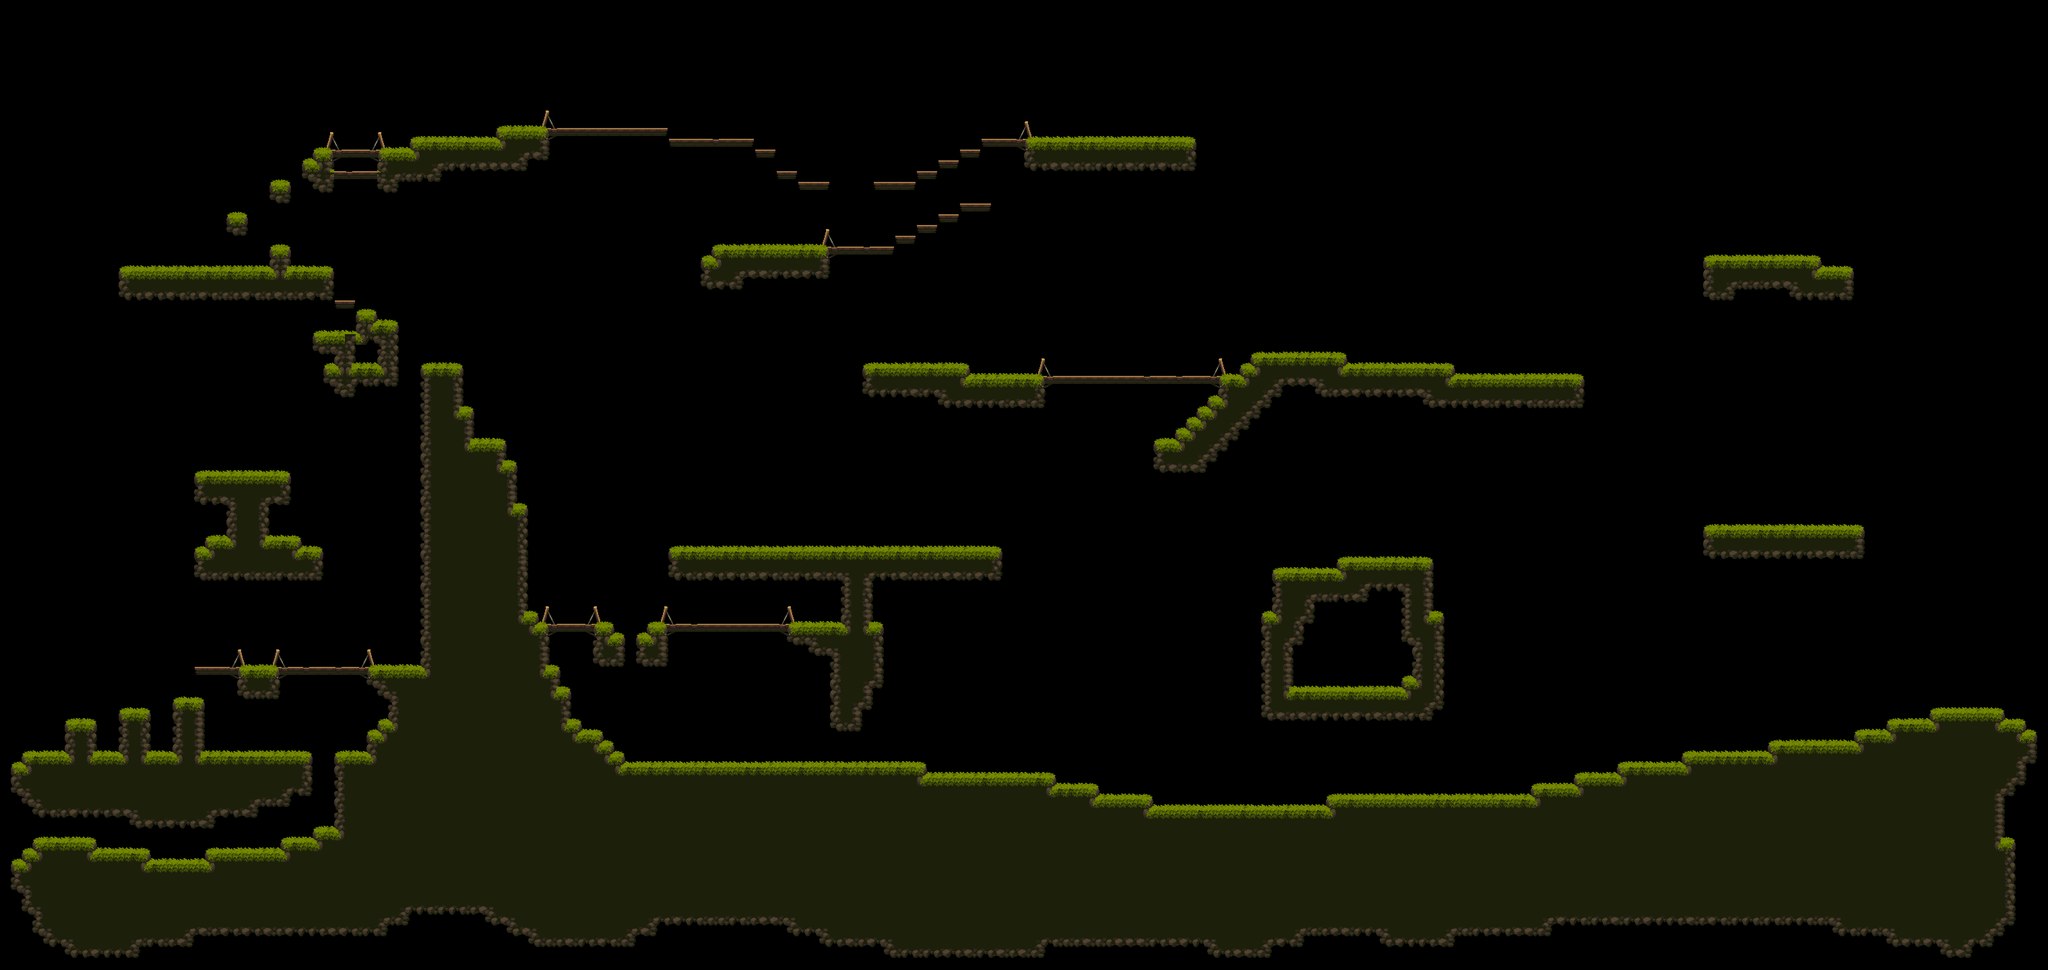

This is a level from a 2D game, rendered from its Tiled map with the project's own tilesets. A one-line summary and the map file follow, with tile-layer data summarised:
An orthogonal 190x90 tile map with 32x32 px tiles, 1 tile layer (terrain), 1 hidden layer not drawn.

<map version="1.9" tiledversion="1.9.2" orientation="orthogonal" renderorder="right-down" width="190" height="90" tilewidth="32" tileheight="32" infinite="0" nextlayerid="45" nextobjectid="1">
 <editorsettings>
  <chunksize width="32" height="32" />
 </editorsettings>
 <tileset firstgid="1" source="Tileset32.tsx" />
 <layer id="1" name="prototype" width="190" height="90" visible="0">
  <data>[17100 cells, 17100 non-empty, 2 distinct tile ids]</data>
 </layer>
 <layer id="44" name="terrain" width="190" height="90">
  <data>[17100 cells, 5065 non-empty, 49 distinct tile ids]</data>
 </layer>
</map>